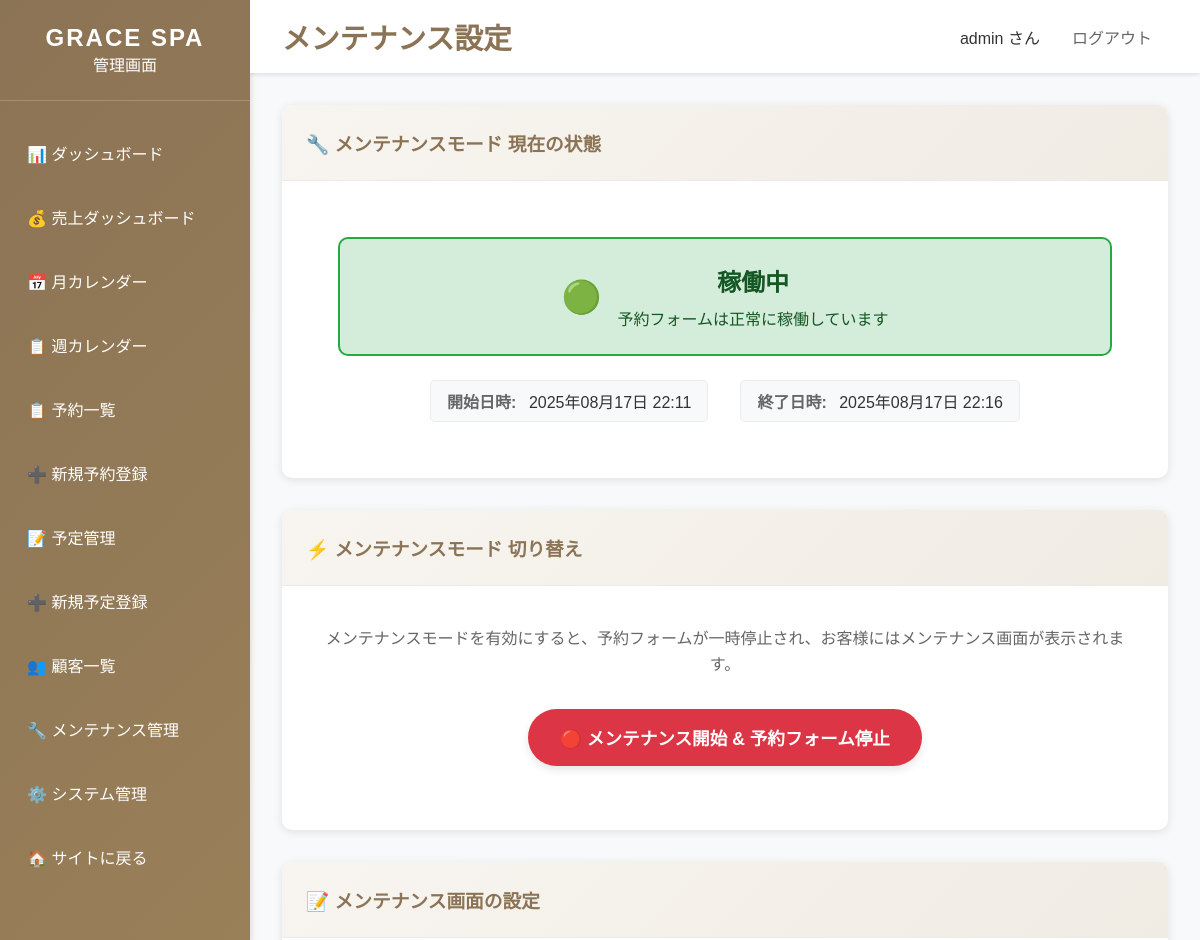
/dashboard/maintenance/ (signed in, upper part), run on an earlier commit of the app's database.
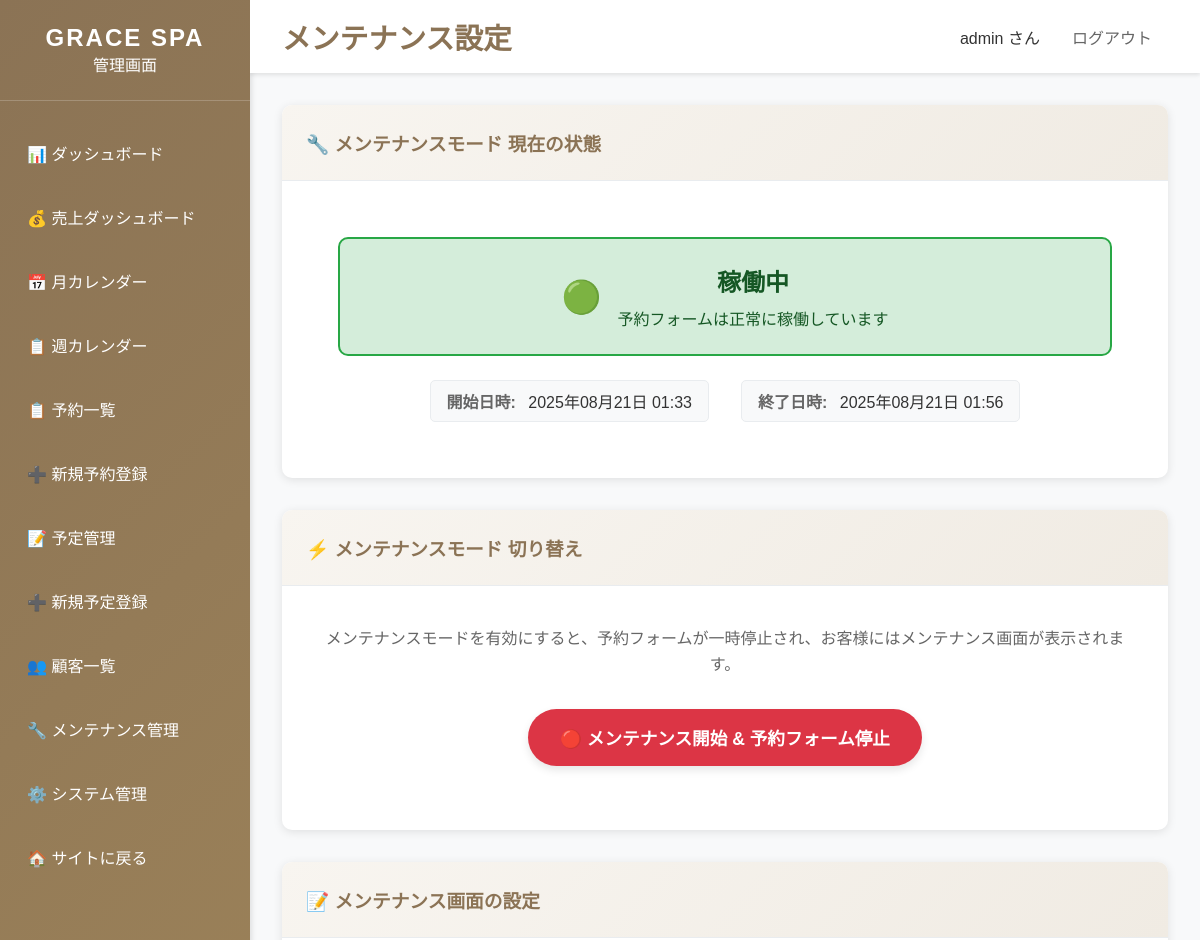
And on a later commit of the database.
### bookings/models.py (models this page shows, shortened)
class MaintenanceMode(models.Model):
    is_enabled = models.BooleanField('メンテナンスモード', default=False)
    message = models.TextField(
        'メンテナンスメッセージ',
        default='メンテナンス中です。予約希望の方は下記までご連絡ください。',
        help_text='メンテナンス画面に表示されるメッセージ'
    )
    contact_email = models.EmailField(
        '連絡先メールアドレス',
        default='info@gracespa.com',
        help_text='メンテナンス中の連絡先として表示されるメールアドレス'
    )
    contact_phone = models.CharField(
        '連絡先電話番号',
        max_length=20,
        default='03-1234-5678',
        help_text='メンテナンス中の連絡先として表示される電話番号'
    )
    start_time = models.DateTimeField('開始日時', null=True, blank=True)
    end_time = models.DateTimeField('終了予定日時', null=True, blank=True)
    created_at = models.DateTimeField('作成日時', auto_now_add=True)
    updated_at = models.DateTimeField('更新日時', auto_now=True)
    class Meta:
        verbose_name = 'メンテナンスモード'
        verbose_name_plural = 'メンテナンスモード'
    @classmethod
    def get_current_settings(cls):
        settings, created = cls.objects.get_or_create(
            id=1,
            defaults={
                'is_enabled': False,
                'message': 'メンテナンス中です。予約希望の方は下記までご連絡ください。',
                'contact_email': 'info@gracespa.com',
                'contact_phone': '03-1234-5678'
            }
        )
        return settings

### dashboard/views.py (the view, shortened to what this page needs)
# urls.py: path('dashboard/maintenance/', views.maintenance_settings, name='maintenance_settings'),
@staff_member_required
def maintenance_settings(request):
    maintenance = MaintenanceMode.get_current_settings()
    context = {
        'title': 'メンテナンス設定 - GRACE SPA管理画面',
        'maintenance': maintenance,
    }
    return render(request, 'dashboard/maintenance_settings.html', context)

### templates/dashboard/maintenance_settings.html (shortened to what this page needs)
{% extends 'dashboard/base_dashboard.html' %}
{% block page_title %}メンテナンス設定{% endblock %}
{% block content %}
<div class="card">
    <div class="card-header">
        <h3>🔧 メンテナンスモード 現在の状態</h3>
    </div>
    <div class="card-body">
        <div class="status-display">
            <div class="status-indicator {% if maintenance.is_enabled %}status-enabled{% else %}status-disabled{% endif %}">
                <div class="status-icon">
                    {% if maintenance.is_enabled %}
                        🔴
                    {% else %}
                        🟢
                    {% endif %}
                </div>
                <div class="status-text">
                    <h4>
                        {% if maintenance.is_enabled %}
                            メンテナンス中
                        {% else %}
                            稼働中
                        {% endif %}
                    </h4>
                    <p>
                        {% if maintenance.is_enabled %}
                            予約フォームは停止されています
                        {% else %}
                            予約フォームは正常に稼働しています
                        {% endif %}
                    </p>
                </div>
            </div>
            {% if maintenance.start_time or maintenance.end_time %}
            <div class="status-times">
                {% if maintenance.start_time %}
                <div class="time-info">
                    <span class="time-label">開始日時:</span>
                    <span class="time-value">{{ maintenance.start_time|date:"Y年m月d日 H:i" }}</span>
                </div>
                {% endif %}
                {% if maintenance.end_time %}
                <div class="time-info">
                    <span class="time-label">終了日時:</span>
                    <span class="time-value">{{ maintenance.end_time|date:"Y年m月d日 H:i" }}</span>
                </div>
                {% endif %}
            </div>
            {% endif %}
        </div>
    </div>
</div>
<div class="card">
    <div class="card-header">
        <h3>⚡ メンテナンスモード 切り替え</h3>
    </div>
    <div class="card-body">
        <div class="toggle-section">
            <p class="toggle-description">
                メンテナンスモードを有効にすると、予約フォームが一時停止され、お客様にはメンテナンス画面が表示されます。
            </p>
            <div class="toggle-controls">
                {% if maintenance.is_enabled %}
                    <form method="post" style="display: inline;">
                        {% csrf_token %}
                        <input type="hidden" name="action" value="disable">
                        <button type="submit" class="btn btn-success btn-lg" onclick="return confirm('メンテナンスモードを無効にして、予約フォームを再開しますか？')">
                            🟢 メンテナンス終了 & 予約フォーム再開
                        </button>
                    </form>
                {% else %}
                    <form method="post" style="display: inline;">
                        <button type="submit" class="btn btn-danger btn-lg" onclick="return confirm('メンテナンスモードを有効にして、予約フォームを停止しますか？')">
                            🔴 メンテナンス開始 & 予約フォーム停止
                        </button>
                    </form>
                {% endif %}
            </div>
        </div>
    </div>
</div>
<div class="card">
    <div class="card-header">
        <h3>📝 メンテナンス画面の設定</h3>
    </div>
</div>
{% endblock %}

What changed in the data, as far as the page shows it:
changed MaintenanceMode: start_time "2025年08月17日 22:11" → "2025年08月21日 01:33"; end_time "2025年08月17日 22:16" → "2025年08月21日 01:56"
